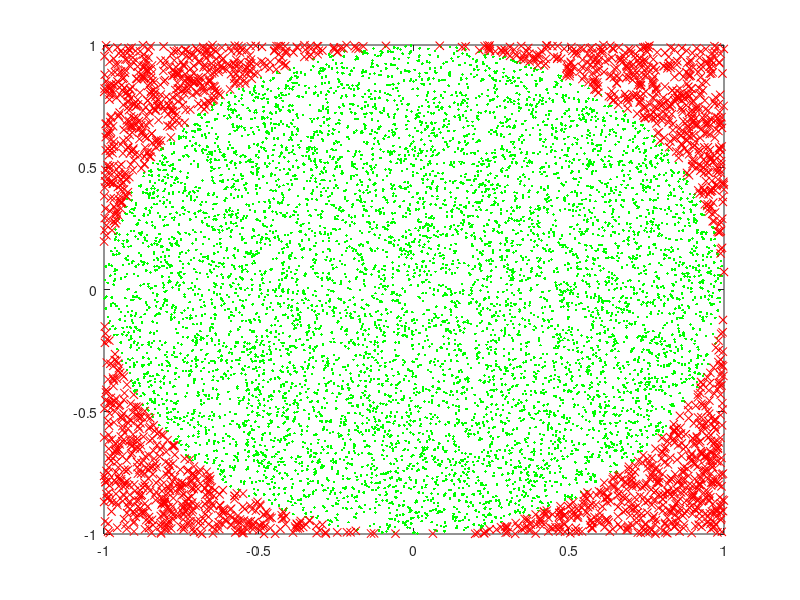

Source code (MATLAB): (Note: this script raises an error after producing the figure.)
% 21.10. 2023, 16:30

% Izračun približne vrednosti števila π s pomočjo metode Monte Carlo.
clc, clearvars, close all

% Parametri
st_tock = 10000;
r = 1;


%popravi%%%%%%%tolele morm zj dt v funkcijo nekak tkole: mcc_pi(st_tock, r)

x = 2 * r * rand(st_tock, 1) - r;   % določi random x koordinate znotraj
                                    % območja kvadrata
y = 2 * r * rand(st_tock, 1) - r;   % določi random y koordinate znotraj
                                    % območja kvadrata

tocke_notr = x .^2 + y.^2 <= r^2;
tocke_zuni = x .^2 + y.^2 > r^2;

st_tock_notr =  sum(tocke_notr);    % seštevek točk znotraj kroga
st_tock_zuni = st_tock - st_tock_notr;    % seštevek točk zunaj kroga


% Izpis koordinat
koordinate_tock_vse = [x, y];
koordinate_tock_notr = [x(tocke_notr), y(tocke_notr)];
koordinate_tock_zuni = [x(tocke_zuni), y(tocke_zuni)];

%fprintf('koordinate vseh točk :\n'), disp(koordinate_tock_vse)
%fprintf('koordinate točk znotraj kroga:\n'), disp(koordinate_tock_notr)
%fprintf('koordinate točk zunakj kroga:\n'), disp(koordinate_tock_zuni)

% anonimna funkcija za kvadrat
kvadrat = @(x, y) (abs(x) <= r/2 & abs(y) <= r/2);

kvadrat_x = [-r, r, r, -r, -r];
kvadrat_y = [-r, -r, r, r, -r];


% Grafični prikaz

plot(x(tocke_notr), y(tocke_notr), '.g')
hold on

plot(x(tocke_zuni), y(tocke_zuni), 'rx')
hold on

krog(r)
hold on
plot(kvadrat_x, kvadrat_y, 'k', 'LineWidth', 2);

title('Graf naključno generiranih točk za izračun približka \pi')
legend('točke v krogu', 'točke zunaj kroga', 'krožni lok')
axis equal
xlabel 'x'
ylabel 'y'


% Izpis vrednosti
pi_priblizno = 4 * st_tock_notr / st_tock;
napaka = abs(pi_priblizno - pi);
fprintf('Približna vrednost števila π :'), disp(pi_priblizno)
fprintf('Napaka metode :'), disp(napaka)


% Funkcija za izris kroga
function krog(r)
    alpha = linspace(0, 2 * pi, 10000);
    x = r * cos(alpha);
    y = r * sin(alpha);
    plot(x, y, 'k', 'LineWidth', 2);
end